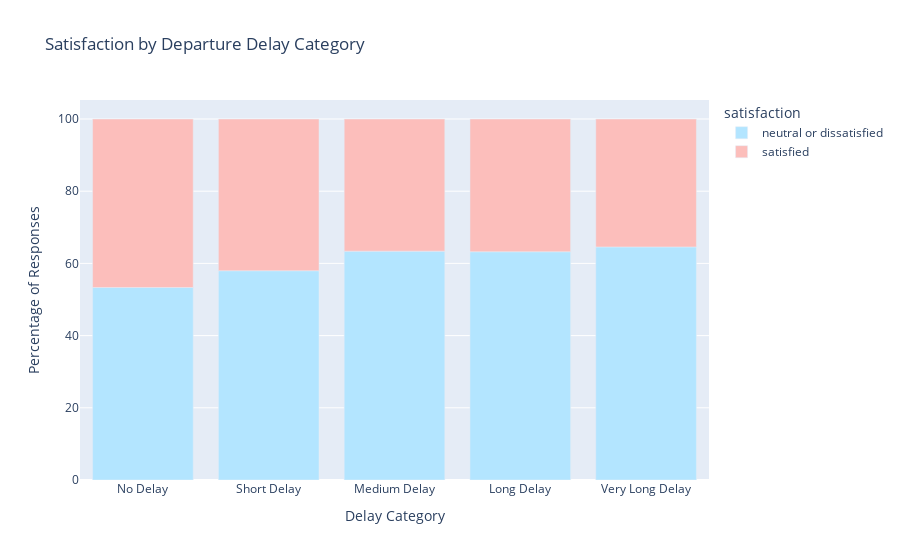

The code cell stored with this chart in its notebook:
### Code cell


### Figure 1 — Plotly figure (JSON) as saved in the notebook; plotly's stock layout.template omitted (floating-point values rounded to 4 significant figures)
{"data": [{"alignmentgroup": "True", "customdata": [[7831], [4475], [1162], [748], [357]], "hovertemplate": "satisfaction=neutral or dissatisfied<br>Delay Category=%{x}<br>Percentage of Responses=%{y}<br>counts=%{customdata[0]}<extra></extra>", "legendgroup": "neutral or dissatisfied", "marker": {"color": "rgb(179,229,255)", "pattern": {"shape": ""}}, "name": "neutral or dissatisfied", "offsetgroup": "neutral or dissatisfied", "orientation": "v", "showlegend": true, "textposition": "auto", "type": "bar", "x": ["No Delay", "Short Delay", "Medium Delay", "Long Delay", "Very Long Delay"], "xaxis": "x", "y": [53.32, 57.97, 63.39, 63.23, 64.56], "yaxis": "y"}, {"alignmentgroup": "True", "customdata": [[6857], [3244], [671], [435], [196]], "hovertemplate": "satisfaction=satisfied<br>Delay Category=%{x}<br>Percentage of Responses=%{y}<br>counts=%{customdata[0]}<extra></extra>", "legendgroup": "satisfied", "marker": {"color": "rgb(252,190,187)", "pattern": {"shape": ""}}, "name": "satisfied", "offsetgroup": "satisfied", "orientation": "v", "showlegend": true, "textposition": "auto", "type": "bar", "x": ["No Delay", "Short Delay", "Medium Delay", "Long Delay", "Very Long Delay"], "xaxis": "x", "y": [46.68, 42.03, 36.61, 36.77, 35.44], "yaxis": "y"}], "layout": {"barmode": "relative", "legend": {"title": {"text": "satisfaction"}, "tracegroupgap": 0}, "title": {"text": "Satisfaction by Departure Delay Category"}, "xaxis": {"anchor": "y", "domain": [0, 1], "title": {"text": "Delay Category"}}, "yaxis": {"anchor": "x", "domain": [0, 1], "title": {"text": "Percentage of Responses"}}}}
